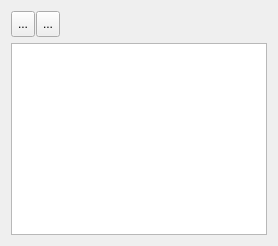
        <widget class="QWidget" name="tab_2">
         <attribute name="icon">
          <iconset resource="../dbm.qrc">
           <normaloff>:/images/actions/images/small/sql.png</normaloff>:/images/actions/images/small/sql.png</iconset>
         </attribute>
         <attribute name="title">
          <string>SQL</string>
         </attribute>
         <layout class="QVBoxLayout" name="verticalLayout_16">
          <item>
           <widget class="QFrame" name="frame_9">
            <property name="sizePolicy">
             <sizepolicy hsizetype="Preferred" vsizetype="Fixed">
              <horstretch>0</horstretch>
              <verstretch>0</verstretch>
             </sizepolicy>
            </property>
            <property name="minimumSize">
             <size>
              <width>0</width>
              <height>26</height>
             </size>
            </property>
            <property name="maximumSize">
             <size>
              <width>16777215</width>
              <height>36</height>
             </size>
            </property>
            <layout class="QHBoxLayout" name="horizontalLayout_11">
             <property name="spacing">
              <number>0</number>
             </property>
             <property name="margin">
              <number>0</number>
             </property>
             <item>
              <layout class="QHBoxLayout" name="horizontalLayout_15">
               <property name="spacing">
                <number>1</number>
               </property>
               <item>
                <widget class="QToolButton" name="btnSaveSql">
                 <property name="maximumSize">
                  <size>
                   <width>32</width>
                   <height>32</height>
                  </size>
                 </property>
                 <property name="toolTip">
                  <string>Save SQL to a file</string>
                 </property>
                 <property name="statusTip">
                  <string>Save SQL to a file</string>
                 </property>
                 <property name="text">
                  <string>...</string>
                 </property>
                 <property name="icon">
                  <iconset resource="../dbm.qrc">
                   <normaloff>:/images/actions/images/actions/filesave.png</normaloff>:/images/actions/images/actions/filesave.png</iconset>
                 </property>
                </widget>
               </item>
               <item>
                <widget class="QToolButton" name="btnInject">
                 <property name="maximumSize">
                  <size>
                   <width>32</width>
                   <height>32</height>
                  </size>
                 </property>
                 <property name="toolTip">
                  <string>Inject this SQL to a database and create a table</string>
                 </property>
                 <property name="statusTip">
                  <string>Inject this SQL to a database and create a table</string>
                 </property>
                 <property name="text">
                  <string>...</string>
                 </property>
                 <property name="icon">
                  <iconset resource="../dbm.qrc">
                   <normaloff>:/images/actions/images/small/database.png</normaloff>:/images/actions/images/small/database.png</iconset>
                 </property>
                </widget>
               </item>
               <item>
                <spacer name="horizontalSpacer_4">
                 <property name="orientation">
                  <enum>Qt::Horizontal</enum>
                 </property>
                 <property name="sizeHint" stdset="0">
                  <size>
                   <width>40</width>
                   <height>20</height>
                  </size>
                 </property>
                </spacer>
               </item>
              </layout>
             </item>
            </layout>
           </widget>
          </item>
          <item>
           <widget class="QTextEdit" name="txtSql">
            <property name="font">
             <font>
              <family>Courier New</family>
              <pointsize>11</pointsize>
             </font>
            </property>
            <property name="readOnly">
             <bool>true</bool>
            </property>
           </widget>
          </item>
         </layout>
        </widget>
